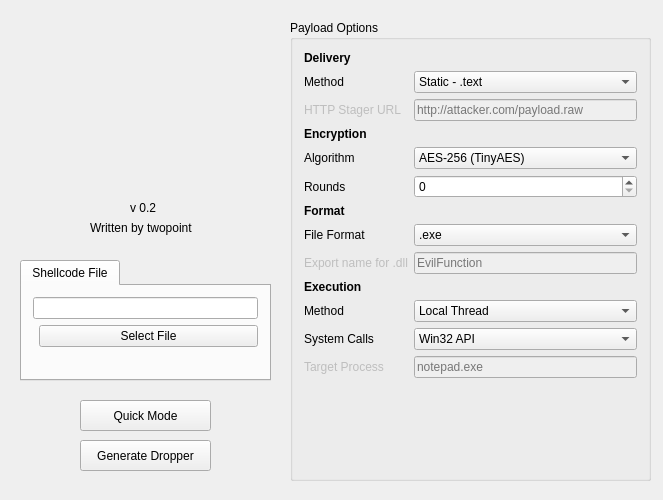
<?xml version="1.0" encoding="UTF-8"?>
<ui version="4.0">
 <class>Mallet_GUIClass</class>
 <widget class="QWidget" name="Mallet_GUIClass">
  <property name="geometry">
   <rect>
    <x>0</x>
    <y>0</y>
    <width>663</width>
    <height>500</height>
   </rect>
  </property>
  <property name="windowTitle">
   <string>Mallet</string>
  </property>
  <property name="windowIcon">
   <iconset>
    <normaloff>mallet_icon.png</normaloff>mallet_icon.png</iconset>
  </property>
  <widget class="QTabWidget" name="tabWidget">
   <property name="geometry">
    <rect>
     <x>20</x>
     <y>260</y>
     <width>251</width>
     <height>121</height>
    </rect>
   </property>
   <property name="currentIndex">
    <number>0</number>
   </property>
   <widget class="QWidget" name="CustomShellcode">
    <attribute name="title">
     <string>Shellcode File</string>
    </attribute>
    <layout class="QFormLayout" name="formLayout">
     <item row="0" column="0" colspan="2">
      <widget class="QLineEdit" name="fileLine"/>
     </item>
     <item row="1" column="1">
      <widget class="QPushButton" name="fileButton">
       <property name="text">
        <string>Select File</string>
       </property>
      </widget>
     </item>
    </layout>
   </widget>
  </widget>
  <widget class="QPushButton" name="runButton">
   <property name="geometry">
    <rect>
     <x>80</x>
     <y>440</y>
     <width>131</width>
     <height>31</height>
    </rect>
   </property>
   <property name="text">
    <string>Generate Dropper</string>
   </property>
  </widget>
  <widget class="QGroupBox" name="optionsBox">
   <property name="geometry">
    <rect>
     <x>290</x>
     <y>20</y>
     <width>361</width>
     <height>461</height>
    </rect>
   </property>
   <property name="font">
    <font>
     <bold>false</bold>
    </font>
   </property>
   <property name="title">
    <string>Payload Options</string>
   </property>
   <layout class="QFormLayout" name="formLayout_2">
    <item row="0" column="0">
     <widget class="QLabel" name="deliveryLabel">
      <property name="font">
       <font>
        <bold>true</bold>
       </font>
      </property>
      <property name="text">
       <string>Delivery</string>
      </property>
     </widget>
    </item>
    <item row="1" column="0">
     <widget class="QLabel" name="httpLabel_2">
      <property name="text">
       <string>Method</string>
      </property>
     </widget>
    </item>
    <item row="1" column="1">
     <widget class="QComboBox" name="deliveryCombo">
      <property name="font">
       <font>
        <bold>false</bold>
       </font>
      </property>
      <item>
       <property name="text">
        <string>Static - .text</string>
       </property>
      </item>
      <item>
       <property name="text">
        <string>Static - .data</string>
       </property>
      </item>
      <item>
       <property name="text">
        <string>Static - .rsrc</string>
       </property>
      </item>
      <item>
       <property name="text">
        <string>HTTP Stager</string>
       </property>
      </item>
     </widget>
    </item>
    <item row="2" column="0">
     <widget class="QLabel" name="httpLabel">
      <property name="enabled">
       <bool>false</bool>
      </property>
      <property name="text">
       <string>HTTP Stager URL</string>
      </property>
     </widget>
    </item>
    <item row="2" column="1">
     <widget class="QLineEdit" name="httpLine">
      <property name="enabled">
       <bool>false</bool>
      </property>
      <property name="text">
       <string/>
      </property>
      <property name="readOnly">
       <bool>false</bool>
      </property>
      <property name="placeholderText">
       <string>http://attacker.com/payload.raw</string>
      </property>
     </widget>
    </item>
    <item row="5" column="0">
     <widget class="QLabel" name="encLabel_2">
      <property name="text">
       <string>Algorithm</string>
      </property>
     </widget>
    </item>
    <item row="5" column="1">
     <widget class="QComboBox" name="encryptCombo">
      <property name="font">
       <font>
        <bold>false</bold>
       </font>
      </property>
      <item>
       <property name="text">
        <string>AES-256 (TinyAES)</string>
       </property>
      </item>
      <item>
       <property name="text">
        <string>RC4</string>
       </property>
      </item>
      <item>
       <property name="text">
        <string>XOR</string>
       </property>
      </item>
     </widget>
    </item>
    <item row="6" column="0">
     <widget class="QLabel" name="roundsLabel">
      <property name="text">
       <string>Rounds</string>
      </property>
     </widget>
    </item>
    <item row="6" column="1">
     <widget class="QSpinBox" name="roundsCount"/>
    </item>
    <item row="9" column="0">
     <widget class="QLabel" name="exportLabel_2">
      <property name="text">
       <string>File Format</string>
      </property>
     </widget>
    </item>
    <item row="9" column="1">
     <widget class="QComboBox" name="formatCombo">
      <item>
       <property name="text">
        <string>.exe</string>
       </property>
      </item>
      <item>
       <property name="text">
        <string>.dll</string>
       </property>
      </item>
     </widget>
    </item>
    <item row="10" column="0">
     <widget class="QLabel" name="exportLabel">
      <property name="enabled">
       <bool>false</bool>
      </property>
      <property name="text">
       <string>Export name for .dll</string>
      </property>
     </widget>
    </item>
    <item row="10" column="1">
     <widget class="QLineEdit" name="exportLine">
      <property name="enabled">
       <bool>false</bool>
      </property>
      <property name="text">
       <string/>
      </property>
      <property name="placeholderText">
       <string>EvilFunction</string>
      </property>
     </widget>
    </item>
    <item row="13" column="0">
     <widget class="QLabel" name="processLabel_2">
      <property name="text">
       <string>Method</string>
      </property>
     </widget>
    </item>
    <item row="13" column="1">
     <widget class="QComboBox" name="executeCombo">
      <property name="font">
       <font>
        <bold>false</bold>
        <kerning>true</kerning>
       </font>
      </property>
      <property name="currentIndex">
       <number>0</number>
      </property>
      <item>
       <property name="text">
        <string>Local Thread</string>
       </property>
      </item>
      <item>
       <property name="text">
        <string>Remote Process Injection</string>
       </property>
      </item>
      <item>
       <property name="text">
        <string>Remote DLL Injection</string>
       </property>
      </item>
      <item>
       <property name="text">
        <string>Remote Thread Hijack</string>
       </property>
      </item>
     </widget>
    </item>
    <item row="15" column="0">
     <widget class="QLabel" name="processLabel">
      <property name="enabled">
       <bool>false</bool>
      </property>
      <property name="text">
       <string>Target Process</string>
      </property>
     </widget>
    </item>
    <item row="15" column="1">
     <widget class="QLineEdit" name="processLine">
      <property name="enabled">
       <bool>false</bool>
      </property>
      <property name="text">
       <string/>
      </property>
      <property name="placeholderText">
       <string>notepad.exe</string>
      </property>
     </widget>
    </item>
    <item row="14" column="0">
     <widget class="QLabel" name="callsLabel">
      <property name="text">
       <string>System Calls</string>
      </property>
     </widget>
    </item>
    <item row="14" column="1">
     <widget class="QComboBox" name="callsCombo">
      <property name="font">
       <font>
        <bold>false</bold>
        <kerning>true</kerning>
       </font>
      </property>
      <property name="currentIndex">
       <number>0</number>
      </property>
      <item>
       <property name="text">
        <string>Win32 API</string>
       </property>
      </item>
      <item>
       <property name="text">
        <string>NT API</string>
       </property>
      </item>
      <item>
       <property name="text">
        <string>Syscalls</string>
       </property>
      </item>
     </widget>
    </item>
    <item row="12" column="0">
     <widget class="QLabel" name="executeLabel">
      <property name="font">
       <font>
        <bold>true</bold>
       </font>
      </property>
      <property name="text">
       <string>Execution</string>
      </property>
     </widget>
    </item>
    <item row="8" column="0">
     <widget class="QLabel" name="formatLabel">
      <property name="font">
       <font>
        <bold>true</bold>
       </font>
      </property>
      <property name="text">
       <string>Format</string>
      </property>
     </widget>
    </item>
    <item row="4" column="0">
     <widget class="QLabel" name="encLabel">
      <property name="font">
       <font>
        <bold>true</bold>
       </font>
      </property>
      <property name="text">
       <string>Encryption</string>
      </property>
     </widget>
    </item>
   </layout>
  </widget>
  <widget class="QLabel" name="label">
   <property name="geometry">
    <rect>
     <x>60</x>
     <y>30</y>
     <width>191</width>
     <height>151</height>
    </rect>
   </property>
   <property name="text">
    <string/>
   </property>
   <property name="pixmap">
    <pixmap>mallet_splash.png</pixmap>
   </property>
   <property name="scaledContents">
    <bool>true</bool>
   </property>
  </widget>
  <widget class="QPushButton" name="quickModeButton">
   <property name="geometry">
    <rect>
     <x>80</x>
     <y>400</y>
     <width>131</width>
     <height>31</height>
    </rect>
   </property>
   <property name="text">
    <string>Quick Mode</string>
   </property>
  </widget>
  <widget class="QLabel" name="label_2">
   <property name="geometry">
    <rect>
     <x>130</x>
     <y>200</y>
     <width>49</width>
     <height>16</height>
    </rect>
   </property>
   <property name="text">
    <string>v 0.2</string>
   </property>
  </widget>
  <widget class="QLabel" name="label_3">
   <property name="geometry">
    <rect>
     <x>90</x>
     <y>220</y>
     <width>121</width>
     <height>16</height>
    </rect>
   </property>
   <property name="text">
    <string>Written by twopoint</string>
   </property>
  </widget>
 </widget>
 <layoutdefault spacing="6" margin="11"/>
 <resources>
  <include location="Mallet_GUI.qrc"/>
 </resources>
 <connections/>
</ui>
